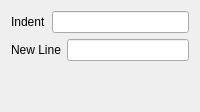
<?xml version="1.0" encoding="UTF-8"?>
<ui version="4.0">
    <class>xmlPrettyConfigWidget</class>
    <widget class="QWidget" name="xmlConfigWidget">
        <layout class="QHBoxLayout" name="horizontalLayout_2">
            <item>
                <layout class="QVBoxLayout" name="verticalLayout">
                    <item>
                        <layout class="QHBoxLayout" name="horizontalLayout">
                            <item>
                                <widget class="QLabel" name="label">
                                    <property name="text">
                                        <string>Indent</string>
                                    </property>
                                </widget>
                            </item>
                            <item>
                                <widget class="QLineEdit" name="indent">
                                    <property name="value">
                                        <string>\\t</string>
                                    </property>
                                </widget>
                            </item>
                        </layout>
                    </item>
                    <item>
                        <layout class="QHBoxLayout" name="horizontalLayout">
                            <item>
                                <widget class="QLabel" name="label">
                                    <property name="text">
                                        <string>New Line</string>
                                    </property>
                                </widget>
                            </item>
                            <item>
                                <widget class="QLineEdit" name="newl">
                                    <property name="value">
                                        <string>\\n</string>
                                    </property>
                                </widget>
                            </item>
                        </layout>
                    </item>
                    <item>
                        <spacer name="verticalSpacer">
                            <property name="orientation">
                                <enum>Qt::Vertical</enum>
                            </property>
                            <property name="sizeHint" stdset="0">
                                <size>
                                    <width>20</width>
                                    <height>40</height>
                                </size>
                            </property>
                        </spacer>
                    </item>
                </layout>
            </item>
        </layout>
    </widget>
    <resources/>
    <connections/>
</ui>
